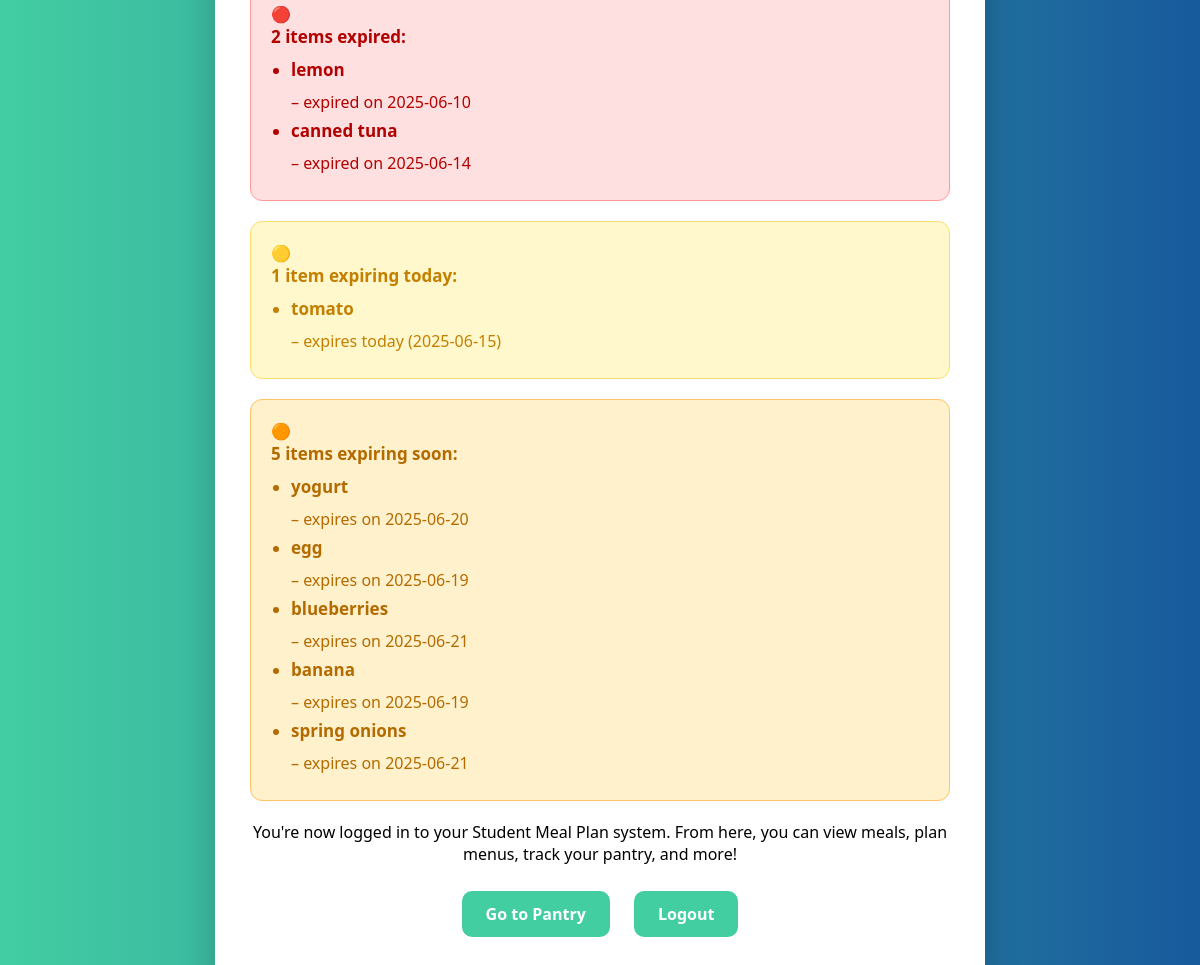
Screenshot of /dashboard/ (signed in) with the database file from the repository.
### pantry/models.py (models this page shows, shortened)
class PantryItem(models.Model):
    STORAGE_CHOICES = [
        ('pantry', 'Pantry'),
        ('fridge', 'Fridge'),
        ('freezer', 'Freezer'),
    ]
    user = models.ForeignKey(User, on_delete=models.CASCADE)
    ingredient = models.ForeignKey('Ingredient', on_delete=models.CASCADE)
    quantity = models.FloatField()
    unit = models.CharField(max_length=20)
    storage_location = models.CharField(max_length=10, choices=STORAGE_CHOICES)
    expiry_date = models.CharField(max_length=20, blank=True, null=True)

class Ingredient(models.Model):
    name = models.CharField(max_length=100)
    default_quantity = models.FloatField(null=True, blank=True)
    default_unit = models.CharField(max_length=20, null=True, blank=True)
    image_url = models.URLField(blank=True, null=True)

### users/views.py (the view)
# urls.py: path('dashboard/', user_views.dashboard, name='dashboard'),
@login_required
def dashboard(request):
    today = date.today()
    soon_threshold = today + timedelta(days=7)  # Items expiring within 7 days
    user_items = PantryItem.objects.filter(user=request.user)
    expired_items = user_items.filter(expiry_date__lt=today)
    expiring_today = user_items.filter(expiry_date=today)
    expiring_soon = user_items.filter(expiry_date__gt=today, expiry_date__lte=soon_threshold)
    context = {
        'expired_items': expired_items,
        'expiring_today': expiring_today,
        'expiring_soon': expiring_soon,
    }
    return render(request, 'dashboard.html', context)

### users/templates/dashboard.html (shortened to what this page needs)
<!DOCTYPE html>
<html lang="en">
<head>
</head>
<body>
  <div class="dashboard-container">
    {% if expired_items or expiring_today or expiring_soon %}
      {% if expired_items %}
        <div class="alert expired">
          🔴 <strong>{{ expired_items.count }} item{{ expired_items.count|pluralize }} expired:</strong>
          <ul>
            {% for item in expired_items %}
              <li><strong>{{ item.ingredient.name }}</strong> – expired on {{ item.expiry_date }}</li>
            {% endfor %}
          </ul>
        </div>
      {% endif %}
      {% if expiring_today %}
        <div class="alert today">
          🟡 <strong>{{ expiring_today.count }} item{{ expiring_today.count|pluralize }} expiring today:</strong>
          <ul>
            {% for item in expiring_today %}
              <li><strong>{{ item.ingredient.name }}</strong> – expires today ({{ item.expiry_date }})</li>
            {% endfor %}
          </ul>
        </div>
      {% endif %}
      {% if expiring_soon %}
        <div class="alert soon">
          🟠 <strong>{{ expiring_soon.count }} item{{ expiring_soon.count|pluralize }} expiring soon:</strong>
          <ul>
            {% for item in expiring_soon %}
              <li><strong>{{ item.ingredient.name }}</strong> – expires on {{ item.expiry_date }}</li>
            {% endfor %}
          </ul>
        </div>
      {% endif %}
    {% else %}
      <p class="success-message">✅ No pantry items are expiring or expired. All good!</p>
    {% endif %}
    <p>You're now logged in to your Student Meal Plan system. From here, you can view meals, plan menus, track your pantry, and more!</p>
    <a href="{% url 'ingredient_list_all' %}" class="button">Go to Pantry</a>
    <a href="{% url 'logout' %}" class="button">Logout</a>
  </div>
</body>
</html>

### users/templates/dashboard.html (style rules this page uses)
body { margin: 0; font-family: 'Segoe UI', sans-serif; background: linear-gradient(to right, #43cea2, #185a9d); display: flex; justify-content: center; align-items: center; height: 100vh; }
.dashboard-container { background: #fff; padding: 40px 35px; border-radius: 20px; box-shadow: 0 10px 35px rgba(0, 0, 0, 0.2); max-width: 700px; width: 100%; text-align: center; }
.alert { border-radius: 12px; padding: 20px; margin-bottom: 20px; text-align: left; font-size: 16px; }
.alert strong { display: block; font-size: 17px; margin-bottom: 10px; }
.alert ul { margin: 0; padding-left: 20px; }
.alert li { margin-bottom: 6px; }
.alert.expired { background-color: #ffe0e0; color: #b30000; border: 1px solid #ff9999; }
.alert.today { background-color: #fff8cc; color: #c47f00; border: 1px solid #ffdd66; }
.alert.soon { background-color: #fff1cc; color: #b36b00; border: 1px solid #ffc266; }
.button { display: inline-block; background-color: #43cea2; color: white; padding: 12px 24px; font-size: 16px; font-weight: bold; border: none; border-radius: 10px; cursor: pointer; text-decoration: none; transition: background 0.3s ease, transform 0.2s; margin: 10px; }

### rows the page displays
PantryItem: ingredient.name "lemon", expiry_date "2025-06-10"
PantryItem: ingredient.name "canned tuna", expiry_date "2025-06-14"
PantryItem: ingredient.name "tomato", expiry_date "2025-06-15"
PantryItem: ingredient.name "yogurt", expiry_date "2025-06-20"
PantryItem: ingredient.name "egg", expiry_date "2025-06-19"
PantryItem: ingredient.name "blueberries", expiry_date "2025-06-21"
PantryItem: ingredient.name "banana", expiry_date "2025-06-19"
PantryItem: ingredient.name "spring onions", expiry_date "2025-06-21"

### other values shown
{{ expired_items.count }} "2"
{{ expiring_today.count }} "1"
{{ expiring_soon.count }} "5"
